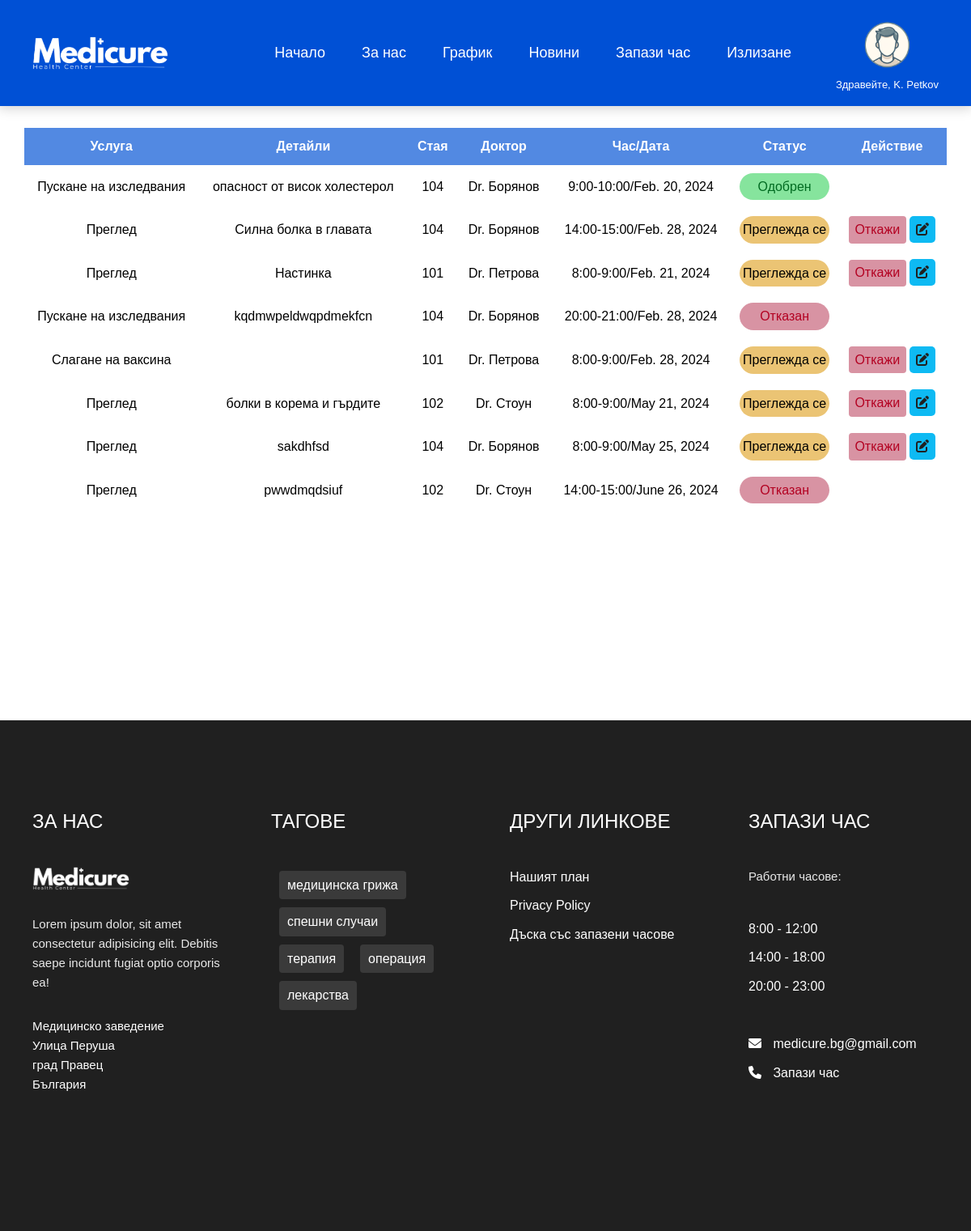
Screenshot of /appointments (signed in) with the database file from the repository.
### projectapp/models.py (models this page shows, shortened)
class Appointment(models.Model):
    patient = models.ForeignKey(CustomUser, on_delete=models.CASCADE, related_name='patient_appointments', blank=True, null=True)
    doctor = models.ForeignKey(CustomUser, on_delete=models.CASCADE, related_name='doctor_appointments', blank=True, null=True)
    service = models.CharField(max_length=255, blank=True, null=True)
    details = models.CharField(max_length=255, blank=True, null=True)
    appointment_date = models.DateField()
    appointment_time = models.CharField(max_length=12)
    STATUS_CHOICES = [
        ('Одобрен' , 'Одобрен'),
        ('Преглежда се', 'Преглежда се'),
        ('Отказан', 'Отказан'),
        ('Пропуснат', 'Пропуснат'),
        ('Изпълнен', 'Изпълнен')
    ]
    status = models.CharField(max_length=20, choices=STATUS_CHOICES, null=True, blank=True, default='Преглежда се')

class CustomUser(models.Model):
    user = models.OneToOneField(User, on_delete=models.CASCADE, blank=True, null=True)
    phone = models.CharField(max_length=13)
    date_of_birth = models.DateField(null=True, blank=True)
    specialty = models.CharField(max_length=100, null=True, blank=True)
    ROLE_CHOICES = [
        ('admin', 'Administrator'),
        ('doctor', 'Doctor'),
        ('patient', 'Patient')
    ]
    role = models.CharField(max_length=7, choices=ROLE_CHOICES)
    GENDER_CHOICES = [
        ('male' , 'Male'),
        ('female', 'Female'),
        ('other' , 'Other')
    ]
    gender = models.CharField(max_length=6, choices=GENDER_CHOICES, default='not set', blank=True, null=True)
    room_num = models.IntegerField(null=True, blank=True)
    profile_image = models.ImageField(upload_to='images/' ,blank=True, null=True)

### projectapp/views.py (the view, shortened to what this page needs)
# urls.py: path('appointments', views.appointments, name='appointments'),
def appointments(request):
    if request.user.is_authenticated:
        user_email = request.user.email
        patient_appointments = Appointment.objects.filter(patient__user__email=user_email)
        doctor_appointments = Appointment.objects.filter(doctor__user__email=user_email)
        appointments = Appointment.objects.all()
        context = {
                   'appointments' : appointments,
                   'patient_appointments': patient_appointments,
                   'doctor_appointments' : doctor_appointments
                   }
        return render(request, 'appointments.html', context)
    else:
        html_content = """
            <br><br><br><br><br>
            <p><strong> Влезте или се регистирайте за да видите графика си.</strong></p>
            <br><br><br><br><br><br><br><br><br><br><br><br><br><br><br><br><br><br><br><br><br><br><br>
        """
    return render(request, 'appointments.html', {'html_content' : html_content})

### projectapp/context_processors.py (called while the page is built)
def custom_user_details(request):
    if request.user.is_authenticated:
        user_profile = CustomUser.objects.get(user=request.user)
        return {'user_profile': user_profile}
    return {}

### projectapp/templatetags/my_custom_filters.py (called while the page is built)
@register.filter(name='truncateletters')
def truncateletters(value, arg):
    try:
        length = int(arg)
    except ValueError:  # Invalid literal for int()
        return value  # Fail silently.
    if len(value) > length:
        return value[:length]
    else:
        return value

### template/appointments.html (shortened to what this page needs)
{% load static %}
{% load my_custom_filters %}
<!DOCTYPE html>
<html lang="bg">
<head>
    <link rel="stylesheet" href="{% static 'css/appointments.css' %}">
    <link rel="stylesheet" href="https://cdnjs.cloudflare.com/ajax/libs/font-awesome/6.0.0-beta2/css/all.min.css" />
</head>
<body>
    {% include 'nav.html' %}
    {% if user.is_authenticated %}
    <section class="table__body">
        <table>
            {% if user_profile.role == 'patient' %}
            <thead>
                <tr>
                    <th> Услуга </th>
                    <th> Детайли </th>
                    <th> Стая </th>
                    <th> Доктор </th>
                    <th> Час/дата </th>
                    <th> Статус </th>
                    <th> Действие </th>
                </tr>
            </thead>
            <tbody>
                {% for appointment in patient_appointments %}
                <tr>
                    <td> {{appointment.service}} </td>
                    <td> {{appointment.details}} </td>
                    <td> {{appointment.doctor.room_num}} </td>
                    <td> Dr. {{appointment.doctor.user.last_name}} </td>
                    <td> {{appointment.appointment_time}}/{{appointment.appointment_date}} </td>
                    <td>
                        {% if  appointment.status == "Преглежда се" %}
                        <p class="status pending">{{appointment.status}}</p>
                        {% elif  appointment.status == "Одобрен" %}
                        <p class="status approved">{{appointment.status}}</p>
                        {% elif  appointment.status == "Отказан" %}
                        <p class="status cancelled">{{appointment.status}}</p>
                        {% elif  appointment.status == "Пропуснат" %}
                        <p class="status missed">{{appointment.status}}</p>
                        {% elif  appointment.status == "Изпълнен" %}
                        <p class="status done">{{appointment.status}}</p>
                        {% endif %}
                    </td>
                    <td>
                        <form method="post" class="form-appointments">
                            {% if appointment.status == "Преглежда се" %}
                            <button class="cancelled" name="status" value="Отказан"> Откажи</button>
                            <a class="edit" href="{% url 'edit_appointment' appointment.id %}"> <i class="fas fa-edit"></i></a>
                            {% endif %}
                        </form>
                    </td>
                </tr>
                {% endfor %}
            </tbody>
            {% endif %}
        </table>
    </section>
    {% else %}
        {{ html_content|safe }}
    {% endif %}
            {% include 'make_an_appointment.html' %}
        {% include 'footer.html' %}
</body>
</html>

### template/nav.html (shortened to what this page needs)
{% load static %}
{% load my_custom_filters %}
    <link rel = "stylesheet" href = "{% static 'css/normalize.css' %}">
    <link rel = "stylesheet" href = "{% static 'css/main.css' %}">
<nav class = "navbar bg-blue">
    <div class = "container flex">
        <a href = "{% url 'index' %}" class = "navbar-brand">
            <img src = "{% static 'images/Medicure.png' %}" alt = "site logo">
        </a>
        <div class = "navbar-collapse bg-white">
            <ul class = "navbar-nav">
                <li class = "nav-item">
                    <a href = "{% url 'index' %}" class = "nav-link" style="font-size: large;">Начало</a>
                </li>
                <li class = "nav-item">
                    <a href = "{% url 'aboutus' %}" class = "nav-link" style="font-size: large;">За нас</a>
                </li>
                <li class = "nav-item">
                    <a href = "{% url 'appointments' %}" class = "nav-link" style="font-size: large;">График</a>
                </li>
                <li class = "nav-item">
                    <a href = "{% url 'news' %}" class = "nav-link" style="font-size: large;">Новини</a>
                </li>
                {% if user.is_authenticated %}
                    {% if user_profile.role == 'patient' and user_profile.gender == 'male' %}
                    <li class = "nav-item">
                        <a href = "#" class = "nav-link appointment" style="font-size: large;">Запази час</a>
                    </li>
                    <li class = "nav-item"><a class="nav-link" href="{% url 'logout' %}" style="font-size: large;">Излизане</a></li>
                </ul>
                    <div class="profile">
                        <a href="{% url 'profile' %}"><img class="profile-img" style="height: 80px; width:80px;" src="{% static 'images/profilepic1.png' %}" alt="profilepic" ></a>
                        <p class = "text-sm profile-text" >Здравейте, {{ user.first_name | truncateletters:1 }}. {{user.last_name}}</p>
                    </div>
                    {% endif %}
                {% endif %}
        </div>
    </div>
</nav>

### static/css/appointments.css (style rules this page uses)
* { margin: 0; padding: 0; box-sizing: border-box; font-family: sans-serif; }
.table__body { width: 95%; max-height: calc(89% - 1.6rem); background-color: #fffb; margin: .8rem auto; border-radius: .6rem; overflow: auto; overflow: overlay; }
table { width: 100%; margin-bottom: 25rem; margin-top: 15rem; }
table, th, td { border-collapse: collapse; padding: 1rem; text-align: left; text-align: center; }
thead th { position: sticky; top: 0; left: 0; background-color: #0052d5ad; text-transform: capitalize; color: #fff; }
tbody tr { --delay: .1s; transition: .5s ease-in-out var(--delay), background-color 0s; }
tbody tr td, tbody tr td p, tbody tr td img { transition: .2s ease-in-out; }
.status { padding: .4rem 0; border-radius: 2rem; text-align: center; }
.status.approved { background-color: #86e49d; color: #006b21; }
.status.cancelled { background-color: #d893a3; color: #b30021; }
.status.pending { background-color: #ebc474; }
.approved { background-color: #86e49d; color: #006b21; }
.pending { background-color: #ebc474; }
.cancelled { background-color: #d893a3; color: #b30021; }
.form-appointments { background: none; margin: 0; padding: 0; border-collapse: collapse; }
.edit { padding: 0.8rem; background-color: #0ebaf3 ; border-radius: 5px; }

### template/make_an_appointment.html (style rules this page uses)
body { font-family: Arial, sans-serif; margin: 0; padding: 0; }
button { background-color: #0050d5; color: #ffffff; padding: 0.75rem; border: none; border-radius: 4px; cursor: pointer; }

### rows the page displays
Appointment: service "Пускане на изследвания", details "опасност от висок холестерол", doctor.room_num "104", doctor.user.last_name "Борянов", appointment_time "9:00-10:00", appointment_date "Feb. 20, 2024", status "Одобрен"
Appointment: service "Преглед", details "Силна болка в главата", doctor.room_num "104", doctor.user.last_name "Борянов", appointment_time "14:00-15:00", appointment_date "Feb. 28, 2024", status "Преглежда се", shows "Откажи"
Appointment: service "Преглед", details "Настинка", doctor.room_num "101", doctor.user.last_name "Петрова", appointment_time "8:00-9:00", appointment_date "Feb. 21, 2024", status "Преглежда се", shows "Откажи"
Appointment: service "Пускане на изследвания", details "kqdmwpeldwqpdmekfcn", doctor.room_num "104", doctor.user.last_name "Борянов", appointment_time "20:00-21:00", appointment_date "Feb. 28, 2024", status "Отказан"
Appointment: service "Слагане на ваксина", doctor.room_num "101", doctor.user.last_name "Петрова", appointment_time "8:00-9:00", appointment_date "Feb. 28, 2024", status "Преглежда се", shows "Откажи"
Appointment: service "Преглед", details "болки в корема и гърдите", doctor.room_num "102", doctor.user.last_name "Стоун", appointment_time "8:00-9:00", appointment_date "May 21, 2024", status "Преглежда се", shows "Откажи"
Appointment: service "Преглед", details "sakdhfsd", doctor.room_num "104", doctor.user.last_name "Борянов", appointment_time "8:00-9:00", appointment_date "May 25, 2024", status "Преглежда се", shows "Откажи"
Appointment: service "Преглед", details "pwwdmqdsiuf", doctor.room_num "102", doctor.user.last_name "Стоун", appointment_time "14:00-15:00", appointment_date "June 26, 2024", status "Отказан"

### other values shown
{{ user.first_name | truncateletters:1 }} "K"
{{ user.last_name }} "Petkov"
